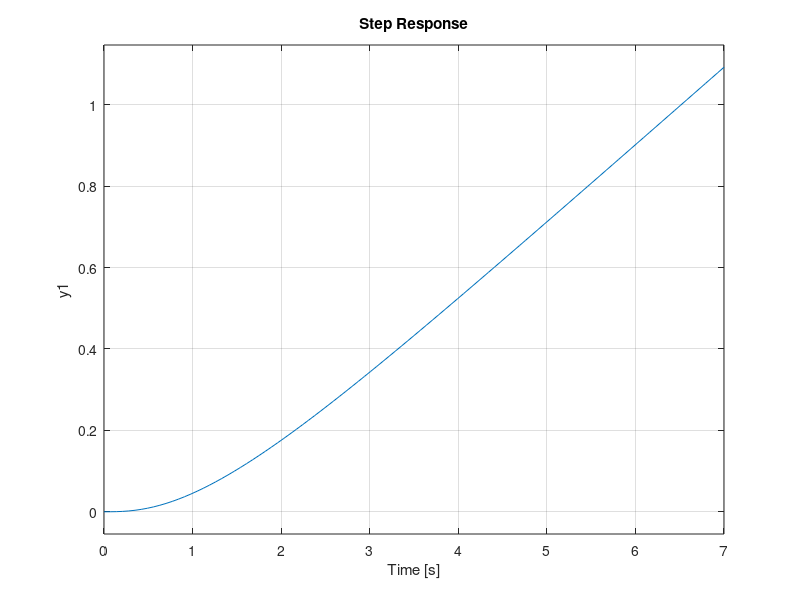

This chart was generated by the following MATLAB code: (Note: this script raises an error after producing the figure.)
clear all
% please use appropriate check points at the end of each section to see the
% output of each section clearly

%% openloop tranfer function
nume1 = [0.023];
deno1 = [0.02913 0.1543 0.1205 0];
sysm1 = tf(nume1,deno1)

%% openloop response
step(sysm1)
stepinfo(sysm1)

%% closed loop transfer function
nume = [0.023];
deno = [0.02913 0.1543 0.1205 0.001534];
sysm = tf(nume,deno)
[A,B,C,D] = tf2ss(nume,deno)
A
B
C
D

%% check controllability and observability of closed loop system
Qc =  [B A*B A*A*B ]
rankQc = rank(Qc)

Qo = [C; C*A; C*A*A]
rankQo = rank(Qo)

%% eigen values of A
[V,value] = eig(A)
% stable system

%% closed loop response
step(sysm)
%hold off
stepinfo(sysm)

%% placement of poles using ackerman formula
poles_L = [-2.9-1.3i,-2.9+1.3i,-6.2];
L = acker(A',C',poles_L); % L is the Kc matrix
L
A1 = A - B*L;
sys = ss(A1, B, C, D);
step(sys)
stepinfo(sys)
% Tracking problem is visible. output cannot track unit step input exactly

%% State feedback controller with Input compensation
T = C * inv([ A- B*L]) * B;
Ts = -1/T
a_new = A - B*L
b_new = B*Ts
sys_final = ss(a_new, b_new, C, D);
step(sys_final)
stepinfo(sys_final)

%% Lyapunov stability check
a_new= A- B*L;
MatrixQ = [1 0 0;0 1 0; 0 0 1];
MatrixA = a_new;
MatrixX = lyap(MatrixA,MatrixQ);
disp('Lyapunov Solution is MatrixX = ');
disp(MatrixX);
k = eig(MatrixX);
disp('Eigen values of Lyapunov: ');
disp(k);
if(k(1)>0 && k(2)>0)
disp('The System is Positive Definite and hence stable');
else
disp('The System is not Positive Definite and hence unstable');
end

%% compare with PID
[b,a] = ss2tf(a_new,b_new,C,D);
G = tf(b,a);
[co,info] = pidtune(G,'PID')
Tref = getPIDLoopResponse(co,G,"closed-loop");
Tdist = getPIDLoopResponse(co,G,"input-disturbance");
step(Tref,Tdist,sys_final)
stepinfo(Tref)
legend("PID Reference Tracking","Disturbance Rejection", "Proposed Controller")

%% State transition
X = [];
X_0 = [1;1;1];
for t = 0:0.1:5
    EA = expm(a_new * t);
    X = [X, EA*X_0]; %(3,100)
end
%% Plot the states
t = [0:0.1:5]; 
X1 = [1 0 0 ]*X;
X2 = [0 1 0]*X;
X3 = [0 0 1]*X;
figure
plot(t,X1,'r')
hold on
plot(t,X2,'k')
hold on
plot(t,X3,'m')
hold off
title('X vs t')
xlabel('Time(s)')
ylabel('X')
legend('X1','X2','X3')

